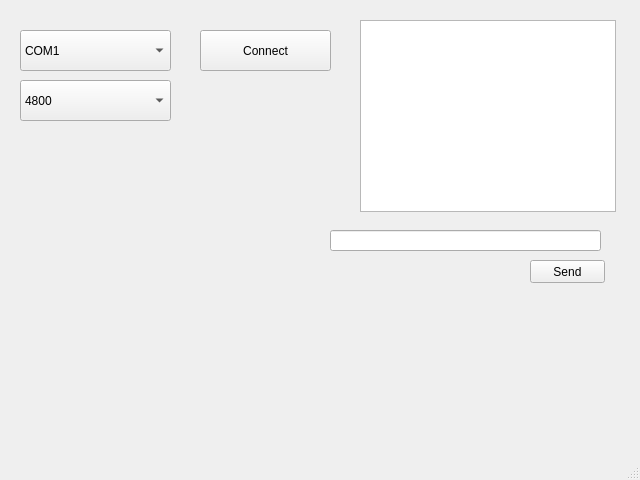
<?xml version="1.0" encoding="UTF-8"?>
<ui version="4.0">
    <class>MainWindow</class>
    <widget class="QMainWindow" name="MainWindow">
        <property name="enabled">
            <bool>true</bool>
        </property>
        <property name="geometry">
            <rect>
                <x>0</x>
                <y>0</y>
                <width>640</width>
                <height>480</height>
            </rect>
        </property>
        <property name="sizePolicy">
            <sizepolicy hsizetype="Fixed" vsizetype="Fixed">
                <horstretch>0</horstretch>
                <verstretch>0</verstretch>
            </sizepolicy>
        </property>
        <property name="minimumSize">
            <size>
                <width>640</width>
                <height>480</height>
            </size>
        </property>
        <property name="windowTitle">
            <string>MainWindow</string>
        </property>
        <widget class="QWidget" name="centralwidget">
            <widget class="QComboBox" name="PortCbox">
                <property name="geometry">
                    <rect>
                        <x>20</x>
                        <y>30</y>
                        <width>151</width>
                        <height>41</height>
                    </rect>
                </property>
                <item>
                    <property name="text">
                        <string>COM1</string>
                    </property>
                </item>
                <item>
                    <property name="text">
                        <string>COM2</string>
                    </property>
                </item>
                <item>
                    <property name="text">
                        <string>COM3</string>
                    </property>
                </item>
                <item>
                    <property name="text">
                        <string>COM4</string>
                    </property>
                </item>
                <item>
                    <property name="text">
                        <string>COM5</string>
                    </property>
                </item>
                <item>
                    <property name="text">
                        <string>COM6</string>
                    </property>
                </item>
                <item>
                    <property name="text">
                        <string>COM7</string>
                    </property>
                </item>
                <item>
                    <property name="text">
                        <string>COM8</string>
                    </property>
                </item>
                <item>
                    <property name="text">
                        <string>COM9</string>
                    </property>
                </item>
                <item>
                    <property name="text">
                        <string>COM10</string>
                    </property>
                </item>
            </widget>
            <widget class="QPushButton" name="Connectbtn">
                <property name="geometry">
                    <rect>
                        <x>200</x>
                        <y>30</y>
                        <width>131</width>
                        <height>41</height>
                    </rect>
                </property>
                <property name="text">
                    <string>Connect</string>
                </property>
            </widget>
            <widget class="QTextBrowser" name="SerialMon">
                <property name="geometry">
                    <rect>
                        <x>360</x>
                        <y>20</y>
                        <width>256</width>
                        <height>192</height>
                    </rect>
                </property>
            </widget>
            <widget class="QLineEdit" name="lineEdit">
                <property name="geometry">
                    <rect>
                        <x>330</x>
                        <y>230</y>
                        <width>271</width>
                        <height>21</height>
                    </rect>
                </property>
            </widget>
            <widget class="QPushButton" name="Sendbtn">
                <property name="geometry">
                    <rect>
                        <x>530</x>
                        <y>260</y>
                        <width>75</width>
                        <height>23</height>
                    </rect>
                </property>
                <property name="text">
                    <string>Send</string>
                </property>
            </widget>
            <widget class="QComboBox" name="BaudrateCbox">
                <property name="geometry">
                    <rect>
                        <x>20</x>
                        <y>80</y>
                        <width>151</width>
                        <height>41</height>
                    </rect>
                </property>
                <item>
                    <property name="text">
                        <string>4800</string>
                    </property>
                </item>
                <item>
                    <property name="text">
                        <string>9600</string>
                    </property>
                </item>
                <item>
                    <property name="text">
                        <string>14400</string>
                    </property>
                </item>
                <item>
                    <property name="text">
                        <string>19200</string>
                    </property>
                </item>
                <item>
                    <property name="text">
                        <string>28800</string>
                    </property>
                </item>
                <item>
                    <property name="text">
                        <string>38400</string>
                    </property>
                </item>
                <item>
                    <property name="text">
                        <string>57600</string>
                    </property>
                </item>
            </widget>
        </widget>
        <widget class="QMenuBar" name="menubar">
            <property name="geometry">
                <rect>
                    <x>0</x>
                    <y>0</y>
                    <width>640</width>
                    <height>21</height>
                </rect>
            </property>
        </widget>
        <widget class="QStatusBar" name="statusbar"/>
    </widget>
    <resources/>
    <connections/>
</ui>
